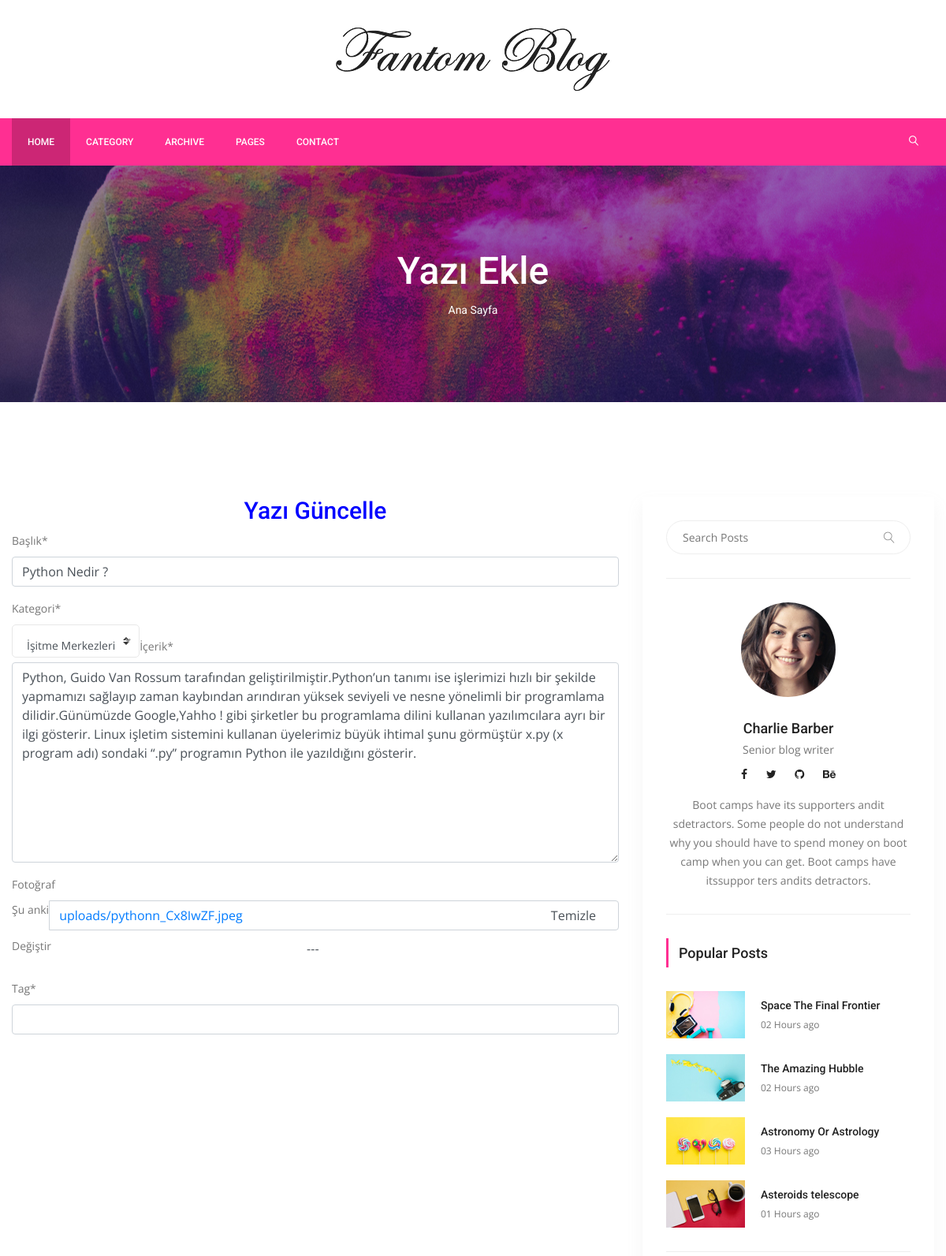
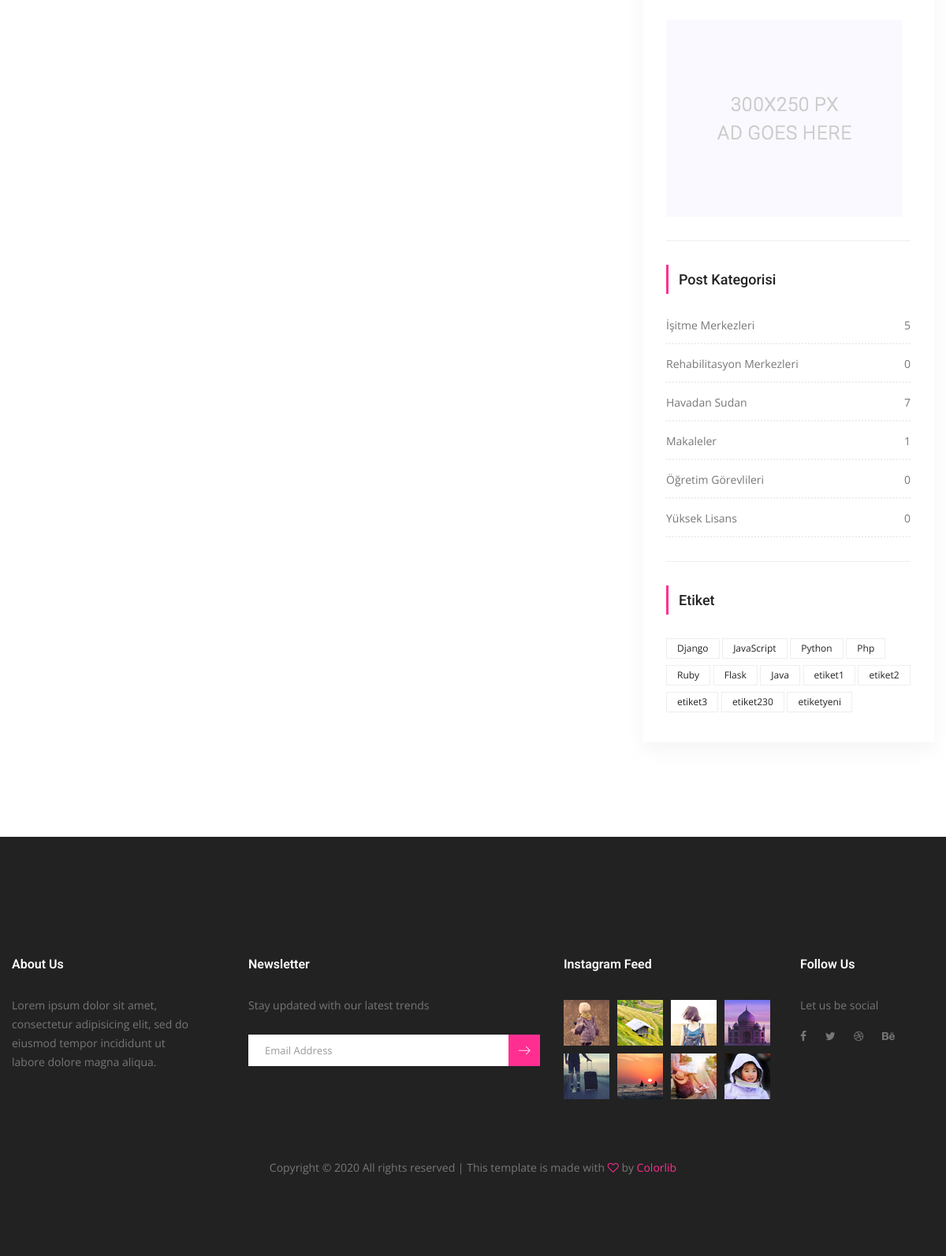
Screenshot of /post-update/2/python-nedir (signed in) with the database file from the repository (2 pictures, top to bottom).
### posts/models.py (models this page shows, shortened)
class Post(models.Model):
    title = models.CharField(max_length=150,verbose_name='Başlık')
    content = models.TextField(verbose_name='İçerik')
    date = models.DateField(auto_now_add=True,verbose_name='Zaman')
    image = models.ImageField(blank=True,null=True,upload_to='uploads/', default='uploads/215_resim.jpg', verbose_name="Fotoğraf")
    user = models.ForeignKey(settings.AUTH_USER_MODEL,on_delete=models.CASCADE,default=1,verbose_name='Kullanıcı')
    slug = models.SlugField(default='slug', editable=False)
    category = models.ForeignKey(Category, on_delete=models.CASCADE, default=1,related_name='posts', verbose_name='Kategori')
    tag = models.ManyToManyField(Tag, related_name='posts', blank=True)
    slider_post = models.BooleanField(default=False, verbose_name='Vitrin')

class Category(models.Model):
    title = models.CharField(max_length=250)
    slug = models.SlugField(editable=False)
    def __str__(self):
        return self.title
    def post_count(self):
        return self.posts.all().count()

class Tag(models.Model):
    title = models.CharField(max_length=50, verbose_name="Etiket Adı")
    slug = models.SlugField(editable=False)
    def __str__(self):
        return self.title

### posts/views.py (the view, shortened to what this page needs)
# urls.py: path('post-update/<int:pk>/<slug:slug>',UpdatePostView.as_view(),name='post_update'),
@method_decorator(login_required(login_url='/users/login'),name='dispatch')
class UpdatePostView(UpdateView):
    model = Post
    template_name = 'posts/post-update.html'
    form_class = PostUpdateForm

### posts/forms.py (shortened to what this page needs)
class PostUpdateForm(forms.ModelForm):
    tag = forms.CharField()
    class Meta:
        model = Post
        fields = [
            'title',
            'category',
            'content',
            'image',
        ]

### posts/templatetags/custom_tags.py (called while the page is built)
@register.simple_tag(name='categories')
def all_categories():
    return Category.objects.all()

@register.simple_tag(name='tags')
def all_tags():
    return Tag.objects.all()

### templates/posts/post-update.html
{% extends "base.html" %} {% load static %} {% load crispy_forms_tags %} {% block content %}
<section class="banner_area">
    <div class="banner_inner d-flex align-items-center">
        <div class="overlay bg-parallax" data-stellar-ratio="0.9" data-stellar-vertical-offset="0" data-background=""></div>
        <div class="container">
            <div class="banner_content text-center">
                <h2> Yazı Ekle </h2>
                <div class="page_link">
                    <a href="{% url 'index' %}">Ana Sayfa</a>
                </div>
            </div>
        </div>
    </div>
</section>
<section class="blog_area p_120">
    <div class="container">
        <div class="row">
            <div class="col-lg-8">
                <h2 style="text-align:center;color:blue;"> Yazı Güncelle </h2>
                {% crispy form %}
            </div>
            {% include 'right_side.html' %}
        </div>
    </div>
</section>
{% endblock %}

### templates/right_side.html
{% load static %} {% load custom_tags %}
<div class="col-lg-4">
    <div class="blog_right_sidebar">
        <aside class="single_sidebar_widget search_widget">
            <div class="input-group">
                <input type="text" class="form-control" placeholder="Search Posts">
                <span class="input-group-btn">
                    <button class="btn btn-default" type="button"><i class="lnr lnr-magnifier"></i></button>
                </span>
            </div>
            <div class="br"></div>
        </aside>
        <aside class="single_sidebar_widget author_widget">
            <img class="author_img rounded-circle" src="{% static 'img/blog/author.png' %}" alt="">
            <h4>Charlie Barber</h4>
            <p>Senior blog writer</p>
            <div class="social_icon">
                <a href="#"><i class="fa fa-facebook"></i></a>
                <a href="#"><i class="fa fa-twitter"></i></a>
                <a href="#"><i class="fa fa-github"></i></a>
                <a href="#"><i class="fa fa-behance"></i></a>
            </div>
            <p>Boot camps have its supporters andit sdetractors. Some people do not understand why you should have to spend money on boot camp when you can get. Boot camps have itssuppor ters andits detractors.</p>
            <div class="br"></div>
        </aside>
        <aside class="single_sidebar_widget popular_post_widget">
            <h3 class="widget_title">Popular Posts</h3>
            <div class="media post_item">
                <img src="{% static 'img/blog/popular-post/post1.jpg' %}" alt="post">
                <div class="media-body">
                    <a href="blog-details.html">
                        <h3>Space The Final Frontier</h3>
                    </a>
                    <p>02 Hours ago</p>
                </div>
            </div>
            <div class="media post_item">
                <img src="{% static 'img/blog/popular-post/post2.jpg' %}" alt="post">
                <div class="media-body">
                    <a href="blog-details.html">
                        <h3>The Amazing Hubble</h3>
                    </a>
                    <p>02 Hours ago</p>
                </div>
            </div>
            <div class="media post_item">
                <img src="{% static 'img/blog/popular-post/post3.jpg' %}" alt="post">
                <div class="media-body">
                    <a href="blog-details.html">
                        <h3>Astronomy Or Astrology</h3>
                    </a>
                    <p>03 Hours ago</p>
                </div>
            </div>
            <div class="media post_item">
                <img src="{% static 'img/blog/popular-post/post4.jpg' %}" alt="post">
                <div class="media-body">
                    <a href="blog-details.html">
                        <h3>Asteroids telescope</h3>
                    </a>
                    <p>01 Hours ago</p>
                </div>
            </div>
            <div class="br"></div>
        </aside>
        <aside class="single_sidebar_widget">
            <a href="#"><img class="img-fluid" src="{% static 'img/blog/add.jpg' %}" alt=""></a>
            <div class="br"></div>
        </aside>
        <aside class="single_sidebar_widget post_category_widget">
            <h4 class="widget_title">Post Kategorisi</h4>
            <ul class="list cat-list">
                {% categories as categories %} {% for i in categories %}
                <li>
                    <a href="{% url 'category_detail' pk=i.id slug=i.slug %}" class="d-flex justify-content-between">
                        <p>{{ i.title }}</p>
                        <p>{{ i.post_count }}</p>
                    </a>
                </li>
                {% endfor %}
            </ul>
            <div class="br"></div>
        </aside>
        <aside class="single-sidebar-widget tag_cloud_widget">
            <h4 class="widget_title">Etiket</h4>
            <ul class="list">
                {% tags as etiketler %} {% for i in etiketler %}
                <li><a href="{% url 'tag_detail' i.slug %}">{{ i }}</a></li>
                {% endfor %}
            </ul>
        </aside>
    </div>
</div>

### rows the page displays
Post: title "Python Nedir ?", content "Python, Guido Van Rossum tarafından geliştirilmiştir.Python’un tanımı ise işlerimizi hızlı bir şekilde yapmamızı sağlayıp zaman kaybından arındıran yüksek seviyeli ve nesne yönelimli bir programlama dilidir.Günümüzde Google,Yahho ! gibi şirketler bu programlama dilini kullanan yazılımcılara ayrı bir ilgi gösterir. Linux işletim sistemini kullanan üyelerimiz büyük ihtimal şunu görmüştür x.py (x program adı) sondaki “.py” programın Python ile yazıldığını gösterir."
Category: title "İşitme Merkezleri", post_count "5"
Category: title "Rehabilitasyon Merkezleri", post_count "0"
Category: title "Havadan Sudan", post_count "7"
Category: title "Makaleler", post_count "1"
Category: title "Öğretim Görevlileri", post_count "0"
Category: title "Yüksek Lisans", post_count "0"
Tag: title "Django"
Tag: title "JavaScript"
Tag: title "Python"
Tag: title "Php"
Tag: title "Ruby"
Tag: title "Flask"
Tag: title "Java"
Tag: title "etiket1"
Tag: title "etiket2"
Tag: title "etiket3"
Tag: title "etiket230"
Tag: title "etiketyeni"
